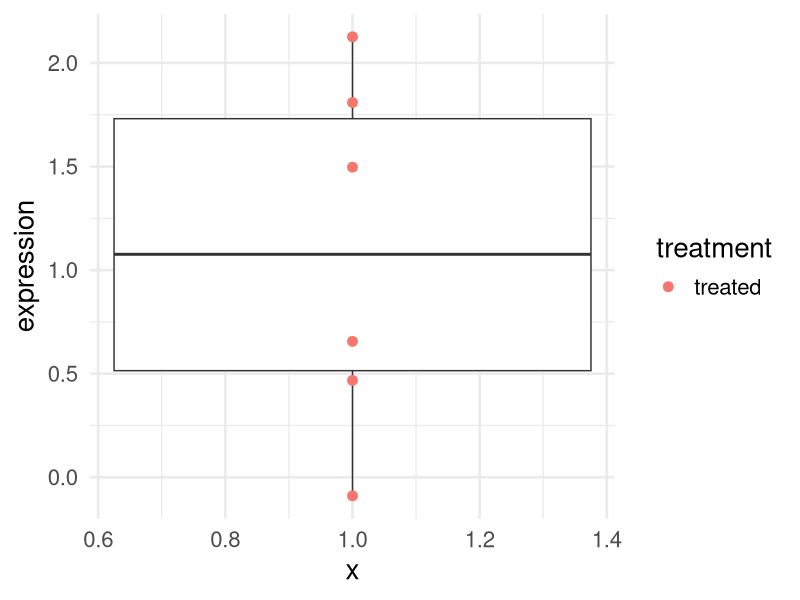
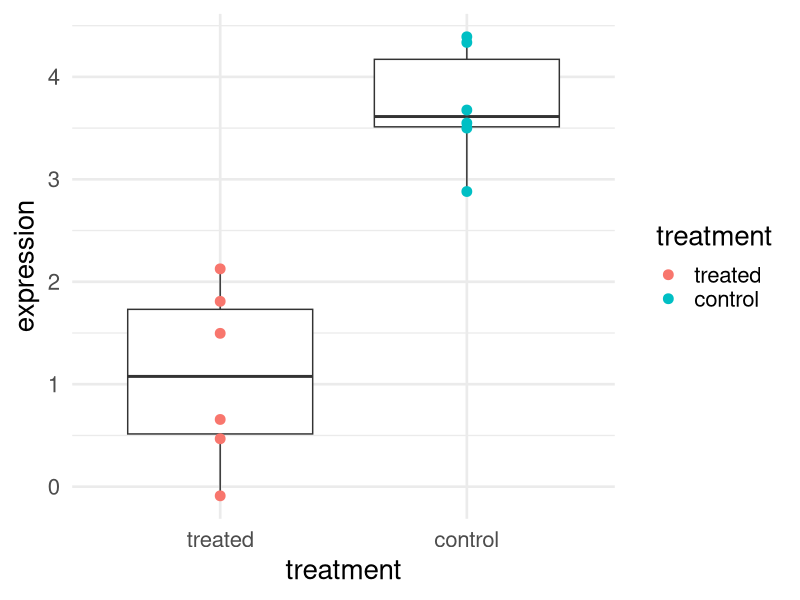
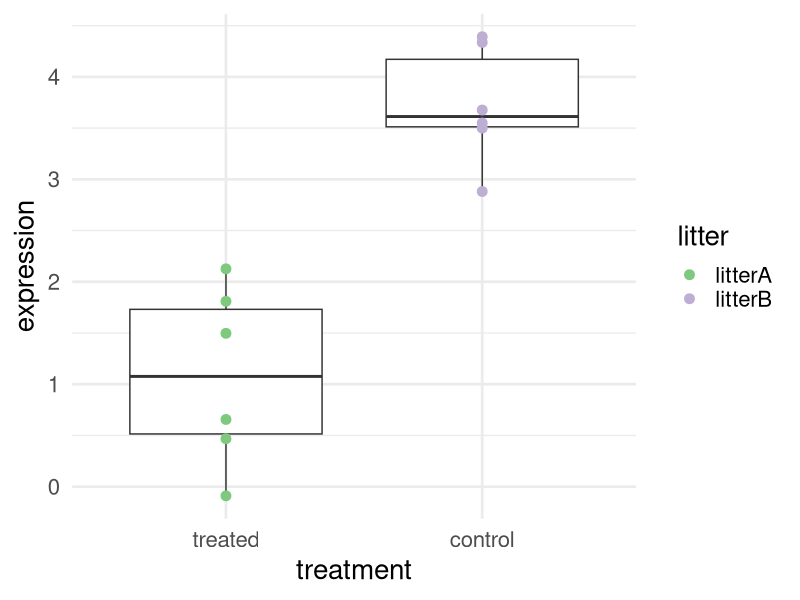
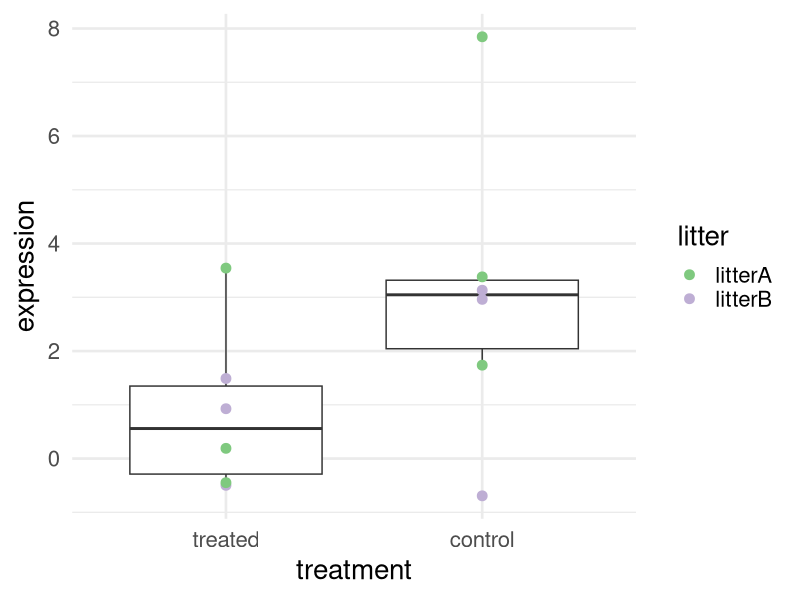
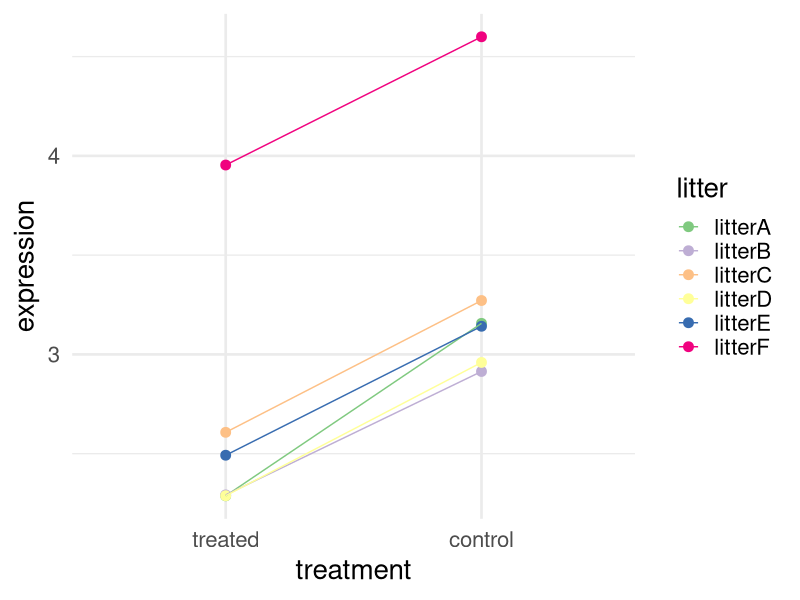
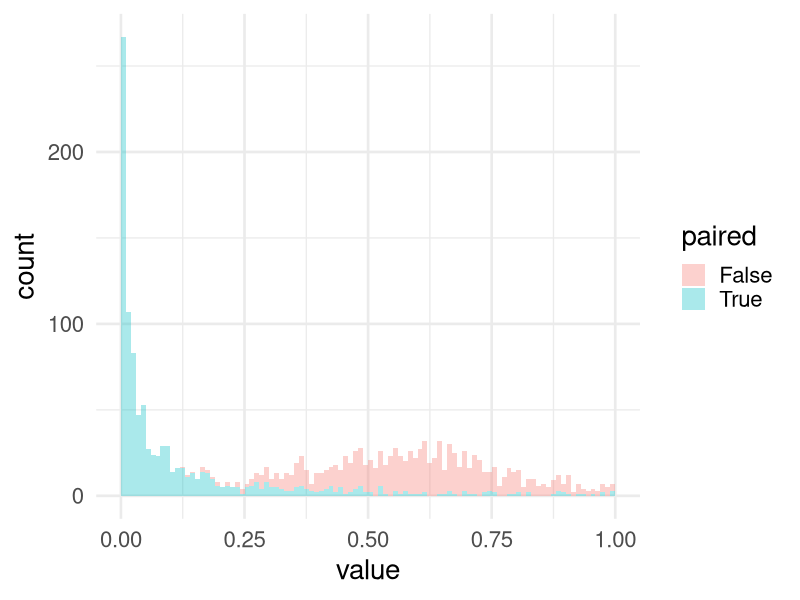

These figures' R source, in order:
## ---- chunk 1
#| fig-width: 4
#| fig-height: 5
#| fig-align: center

library(tidyverse)
theme_set(theme_minimal(base_size = 20))

set.seed(1520)

expression <- c(rnorm(6, mean=1.5), rnorm(6, mean=4))
treatment <- factor(rep(c("treated", "control"), each=6),
                    levels = c("treated", "control")) 
litter <- factor(rep(c("litterA", "litterB"), each=6),
                    levels = c("litterA", "litterB")) 

df <- data.frame(expression, treatment, litter)

df |>
    filter(treatment == "treated") |>
    ggplot(aes(y = expression, x = 1)) +
    geom_boxplot() +
    geom_point(aes(color = treatment), size = 3)
## ---- chunk 2
df |>
    ggplot(aes(y = expression, x = treatment)) +
    geom_boxplot() +
    geom_point(aes(color = treatment), size = 3)
## ---- chunk 3
summary(lm(expression ~ treatment))
## ---- chunk 4
df |>
    ggplot(aes(y = expression, x = treatment)) +
    geom_boxplot() +
    geom_point(aes(color = litter), size = 3) +
    scale_color_brewer(type = "qual")
## ---- chunk 5
summary(lm(expression ~ treatment + litter, data=df))
## ---- chunk 6
set.seed(1632)

df <- mutate(df, litter = rep(paste0("litter", LETTERS[1:2]), 6))
df <- mutate(df, expression = c(rnorm(6, mean=1.5, sd=2), rnorm(6, mean=4, sd=2)))
df |>
    ggplot(aes(y = expression, x = treatment)) +
    geom_boxplot() +
    geom_point(aes(color = litter), size = 3) +
    scale_color_brewer(type = "qual")
## ---- chunk 7
summary(lm(expression ~ treatment + litter, data=df))
## ---- chunk 8
set.seed(1655)

x1 <- rnorm(6, mean=2)
x2 <- x1 + rnorm(6, mean=.7, sd=0.1)
df <- mutate(df, expression = c(x1, x2))
df <- mutate(df, litter = rep(paste0("litter", LETTERS[1:6]), 2))

df |>
    ggplot(aes(y = expression, x = treatment, color = litter)) +
    geom_point(size = 3) +
    geom_line(aes(group = litter)) +
    scale_color_brewer(type = "qual")
## ---- chunk 9
summary(lm(expression ~ treatment + litter, data=df))
## ---- chunk 10
summary(lm(expression ~ treatment, data=df))
## ---- chunk 11
df_wide <- pivot_wider(df, names_from = "treatment", values_from = "expression")
t.test(df_wide$treated, df_wide$control)
t.test(df_wide$treated, df_wide$control, paired=TRUE)
## ---- chunk 12
set.seed(1547)
B <- 1000
alpha <- 0.05
n <- 15
effect <- 0.2
pvals <- replicate(B, {
    litters <- rnorm(n, 0, 1)
    noiset <- rnorm(n, 0, 0.25)
    noisec <- rnorm(n, 0, 0.25)
    treated <- litters + effect + noiset
    controls  <- litters + noisec
    
    c(t.test(treated, controls, paired=FALSE)$p.value,
      t.test(treated, controls, paired=TRUE)$p.value)
})
rowMeans(pvals <= alpha)
## ---- chunk 13
pvals <- as.data.frame(t(pvals))
colnames(pvals) <- c("False", "True")
tidyr::pivot_longer(pvals, cols = everything(), names_to = "paired") |>
  ggplot(aes(x = value, fill = paired)) +
  geom_histogram(binwidth = 0.01, boundary = 0, alpha = 1/3)
## ---- chunk 14
power.t.test(n = 3, delta = 1, sd = 0.5)
## ---- chunk 15
power.t.test(delta = 1, sd = 0.5, power = 0.9)
